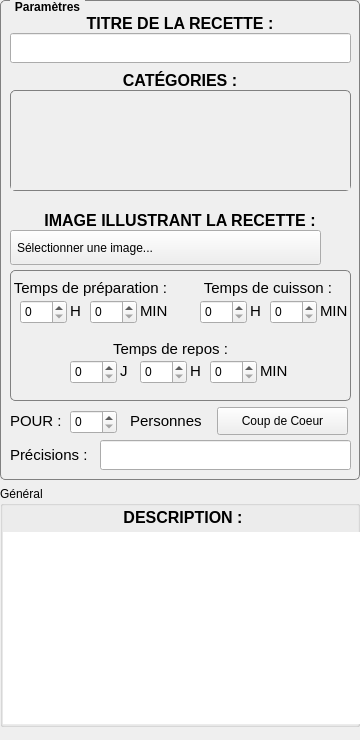
       <widget class="QFrame" name="frameGauche">
        <property name="maximumSize">
         <size>
          <width>360</width>
          <height>16777215</height>
         </size>
        </property>
        <property name="styleSheet">
         <string notr="true">QFrame {border: none;}</string>
        </property>
        <property name="frameShape">
         <enum>QFrame::StyledPanel</enum>
        </property>
        <property name="frameShadow">
         <enum>QFrame::Raised</enum>
        </property>
        <layout class="QHBoxLayout" name="horizontalLayout_12">
         <property name="leftMargin">
          <number>0</number>
         </property>
         <property name="topMargin">
          <number>0</number>
         </property>
         <property name="rightMargin">
          <number>0</number>
         </property>
         <property name="bottomMargin">
          <number>0</number>
         </property>
         <item>
          <layout class="QVBoxLayout" name="verticalLayout_10">
           <item>
            <widget class="QGroupBox" name="parametres">
             <property name="minimumSize">
              <size>
               <width>360</width>
               <height>480</height>
              </size>
             </property>
             <property name="maximumSize">
              <size>
               <width>360</width>
               <height>480</height>
              </size>
             </property>
             <property name="styleSheet">
              <string notr="true">QGroupBox {font: bold 12px; border: 1px solid grey;
border-radius: 5px; margin-top: 1ex;}
QGroupBox::title {subcontrol-origin: margin;
left: 10px; padding: 0 3px;}</string>
             </property>
             <property name="title">
              <string>Paramètres</string>
             </property>
             <widget class="QLabel" name="label">
              <property name="geometry">
               <rect>
                <x>0</x>
                <y>13</y>
                <width>360</width>
                <height>21</height>
               </rect>
              </property>
              <property name="font">
               <font>
                <pointsize>12</pointsize>
               </font>
              </property>
              <property name="text">
               <string>&lt;html&gt;&lt;head/&gt;&lt;body&gt;&lt;p align=&quot;center&quot;&gt;&lt;span style=&quot; font-weight:600;&quot;&gt;TITRE DE LA RECETTE :&lt;/span&gt;&lt;/p&gt;&lt;/body&gt;&lt;/html&gt;</string>
              </property>
             </widget>
             <widget class="MyLineEdit" name="titre">
              <property name="geometry">
               <rect>
                <x>10</x>
                <y>33</y>
                <width>341</width>
                <height>30</height>
               </rect>
              </property>
             </widget>
             <widget class="QLabel" name="label_2">
              <property name="geometry">
               <rect>
                <x>0</x>
                <y>70</y>
                <width>360</width>
                <height>21</height>
               </rect>
              </property>
              <property name="font">
               <font>
                <pointsize>12</pointsize>
               </font>
              </property>
              <property name="text">
               <string>&lt;html&gt;&lt;head/&gt;&lt;body&gt;&lt;p align=&quot;center&quot;&gt;&lt;span style=&quot; font-weight:600;&quot;&gt;CATÉGORIES :&lt;/span&gt;&lt;/p&gt;&lt;/body&gt;&lt;/html&gt;</string>
              </property>
             </widget>
             <widget class="QGroupBox" name="groupBox">
              <property name="geometry">
               <rect>
                <x>10</x>
                <y>90</y>
                <width>341</width>
                <height>101</height>
               </rect>
              </property>
              <property name="title">
               <string/>
              </property>
              <widget class="QScrollArea" name="scrollCats">
               <property name="geometry">
                <rect>
                 <x>1</x>
                 <y>8</y>
                 <width>339</width>
                 <height>92</height>
                </rect>
               </property>
               <property name="widgetResizable">
                <bool>true</bool>
               </property>
               <widget class="QWidget" name="scrollCatsWidgetContents">
                <property name="geometry">
                 <rect>
                  <x>0</x>
                  <y>0</y>
                  <width>339</width>
                  <height>92</height>
                 </rect>
                </property>
               </widget>
              </widget>
             </widget>
             <widget class="QLabel" name="label_3">
              <property name="geometry">
               <rect>
                <x>0</x>
                <y>210</y>
                <width>360</width>
                <height>21</height>
               </rect>
              </property>
              <property name="font">
               <font>
                <pointsize>12</pointsize>
               </font>
              </property>
              <property name="text">
               <string>&lt;html&gt;&lt;head/&gt;&lt;body&gt;&lt;p align=&quot;center&quot;&gt;&lt;span style=&quot; font-weight:600;&quot;&gt;IMAGE ILLUSTRANT LA RECETTE :&lt;/span&gt;&lt;/p&gt;&lt;/body&gt;&lt;/html&gt;</string>
              </property>
             </widget>
             <widget class="QPushButton" name="mainPicture">
              <property name="geometry">
               <rect>
                <x>10</x>
                <y>230</y>
                <width>311</width>
                <height>35</height>
               </rect>
              </property>
              <property name="styleSheet">
               <string notr="true">QPushButton { text-align: left; padding-left:6px}</string>
              </property>
              <property name="text">
               <string>Sélectionner une image...</string>
              </property>
              <property name="icon">
               <iconset resource="Ressources.qrc">
                <normaloff>:/images/image.png</normaloff>:/images/image.png</iconset>
              </property>
              <property name="iconSize">
               <size>
                <width>26</width>
                <height>26</height>
               </size>
              </property>
              <property name="autoRepeatInterval">
               <number>100</number>
              </property>
             </widget>
             <widget class="QGroupBox" name="groupBox_2">
              <property name="geometry">
               <rect>
                <x>10</x>
                <y>270</y>
                <width>341</width>
                <height>131</height>
               </rect>
              </property>
              <property name="title">
               <string/>
              </property>
              <widget class="QLabel" name="label_4">
               <property name="geometry">
                <rect>
                 <x>0</x>
                 <y>10</y>
                 <width>181</width>
                 <height>16</height>
                </rect>
               </property>
               <property name="font">
                <font>
                 <pointsize>11</pointsize>
                </font>
               </property>
               <property name="text">
                <string> Temps de préparation :</string>
               </property>
              </widget>
              <widget class="QLabel" name="label_5">
               <property name="geometry">
                <rect>
                 <x>190</x>
                 <y>10</y>
                 <width>151</width>
                 <height>16</height>
                </rect>
               </property>
               <property name="font">
                <font>
                 <pointsize>11</pointsize>
                </font>
               </property>
               <property name="text">
                <string> Temps de cuisson :</string>
               </property>
              </widget>
              <widget class="QSpinBox" name="hPrep">
               <property name="geometry">
                <rect>
                 <x>10</x>
                 <y>30</y>
                 <width>47</width>
                 <height>24</height>
                </rect>
               </property>
               <property name="maximum">
                <number>24</number>
               </property>
              </widget>
              <widget class="QLabel" name="label_6">
               <property name="geometry">
                <rect>
                 <x>60</x>
                 <y>25</y>
                 <width>21</width>
                 <height>31</height>
                </rect>
               </property>
               <property name="font">
                <font>
                 <pointsize>11</pointsize>
                </font>
               </property>
               <property name="text">
                <string>H</string>
               </property>
              </widget>
              <widget class="QLabel" name="label_7">
               <property name="geometry">
                <rect>
                 <x>130</x>
                 <y>25</y>
                 <width>31</width>
                 <height>31</height>
                </rect>
               </property>
               <property name="font">
                <font>
                 <pointsize>11</pointsize>
                </font>
               </property>
               <property name="text">
                <string>MIN</string>
               </property>
              </widget>
              <widget class="QSpinBox" name="minPrep">
               <property name="geometry">
                <rect>
                 <x>80</x>
                 <y>30</y>
                 <width>47</width>
                 <height>24</height>
                </rect>
               </property>
               <property name="maximum">
                <number>59</number>
               </property>
               <property name="singleStep">
                <number>5</number>
               </property>
              </widget>
              <widget class="QSpinBox" name="minCuis">
               <property name="geometry">
                <rect>
                 <x>260</x>
                 <y>30</y>
                 <width>47</width>
                 <height>24</height>
                </rect>
               </property>
               <property name="maximum">
                <number>59</number>
               </property>
               <property name="singleStep">
                <number>5</number>
               </property>
              </widget>
              <widget class="QLabel" name="label_8">
               <property name="geometry">
                <rect>
                 <x>310</x>
                 <y>25</y>
                 <width>41</width>
                 <height>31</height>
                </rect>
               </property>
               <property name="font">
                <font>
                 <pointsize>11</pointsize>
                </font>
               </property>
               <property name="text">
                <string>MIN</string>
               </property>
              </widget>
              <widget class="QLabel" name="label_9">
               <property name="geometry">
                <rect>
                 <x>240</x>
                 <y>25</y>
                 <width>21</width>
                 <height>31</height>
                </rect>
               </property>
               <property name="font">
                <font>
                 <pointsize>11</pointsize>
                </font>
               </property>
               <property name="text">
                <string>H</string>
               </property>
              </widget>
              <widget class="QSpinBox" name="hCuis">
               <property name="geometry">
                <rect>
                 <x>190</x>
                 <y>30</y>
                 <width>47</width>
                 <height>24</height>
                </rect>
               </property>
               <property name="maximum">
                <number>24</number>
               </property>
              </widget>
              <widget class="QSpinBox" name="minRep">
               <property name="geometry">
                <rect>
                 <x>200</x>
                 <y>90</y>
                 <width>47</width>
                 <height>24</height>
                </rect>
               </property>
               <property name="maximum">
                <number>59</number>
               </property>
               <property name="singleStep">
                <number>5</number>
               </property>
              </widget>
              <widget class="QLabel" name="label_10">
               <property name="geometry">
                <rect>
                 <x>250</x>
                 <y>85</y>
                 <width>31</width>
                 <height>31</height>
                </rect>
               </property>
               <property name="font">
                <font>
                 <pointsize>11</pointsize>
                </font>
               </property>
               <property name="text">
                <string>MIN</string>
               </property>
              </widget>
              <widget class="QLabel" name="label_11">
               <property name="geometry">
                <rect>
                 <x>180</x>
                 <y>85</y>
                 <width>21</width>
                 <height>31</height>
                </rect>
               </property>
               <property name="font">
                <font>
                 <pointsize>11</pointsize>
                </font>
               </property>
               <property name="text">
                <string>H</string>
               </property>
              </widget>
              <widget class="QSpinBox" name="hRep">
               <property name="geometry">
                <rect>
                 <x>130</x>
                 <y>90</y>
                 <width>47</width>
                 <height>24</height>
                </rect>
               </property>
               <property name="maximum">
                <number>23</number>
               </property>
              </widget>
              <widget class="QLabel" name="label_12">
               <property name="geometry">
                <rect>
                 <x>110</x>
                 <y>85</y>
                 <width>21</width>
                 <height>31</height>
                </rect>
               </property>
               <property name="font">
                <font>
                 <pointsize>11</pointsize>
                </font>
               </property>
               <property name="text">
                <string>J</string>
               </property>
              </widget>
              <widget class="QSpinBox" name="jRep">
               <property name="geometry">
                <rect>
                 <x>60</x>
                 <y>90</y>
                 <width>47</width>
                 <height>24</height>
                </rect>
               </property>
               <property name="maximum">
                <number>7</number>
               </property>
              </widget>
              <widget class="QLabel" name="label_13">
               <property name="geometry">
                <rect>
                 <x>70</x>
                 <y>70</y>
                 <width>181</width>
                 <height>16</height>
                </rect>
               </property>
               <property name="font">
                <font>
                 <pointsize>11</pointsize>
                </font>
               </property>
               <property name="text">
                <string>&lt;html&gt;&lt;head/&gt;&lt;body&gt;&lt;p align=&quot;center&quot;&gt;Temps de repos :&lt;/p&gt;&lt;/body&gt;&lt;/html&gt;</string>
               </property>
              </widget>
             </widget>
             <widget class="QLabel" name="label_14">
              <property name="geometry">
               <rect>
                <x>10</x>
                <y>410</y>
                <width>57</width>
                <height>21</height>
               </rect>
              </property>
              <property name="font">
               <font>
                <pointsize>11</pointsize>
               </font>
              </property>
              <property name="text">
               <string>POUR :</string>
              </property>
             </widget>
             <widget class="QSpinBox" name="nbPersonnes">
              <property name="geometry">
               <rect>
                <x>70</x>
                <y>410</y>
                <width>47</width>
                <height>24</height>
               </rect>
              </property>
             </widget>
             <widget class="QLabel" name="label_15">
              <property name="geometry">
               <rect>
                <x>130</x>
                <y>410</y>
                <width>131</width>
                <height>21</height>
               </rect>
              </property>
              <property name="font">
               <font>
                <pointsize>11</pointsize>
               </font>
              </property>
              <property name="text">
               <string>Personnes</string>
              </property>
             </widget>
             <widget class="QLabel" name="label_16">
              <property name="geometry">
               <rect>
                <x>10</x>
                <y>440</y>
                <width>91</width>
                <height>30</height>
               </rect>
              </property>
              <property name="font">
               <font>
                <pointsize>11</pointsize>
               </font>
              </property>
              <property name="text">
               <string>Précisions :</string>
              </property>
             </widget>
             <widget class="MyLineEdit" name="precision">
              <property name="geometry">
               <rect>
                <x>100</x>
                <y>440</y>
                <width>251</width>
                <height>30</height>
               </rect>
              </property>
             </widget>
             <widget class="QLabel" name="editPicture">
              <property name="geometry">
               <rect>
                <x>330</x>
                <y>236</y>
                <width>22</width>
                <height>22</height>
               </rect>
              </property>
              <property name="text">
               <string/>
              </property>
              <property name="pixmap">
               <pixmap resource="Ressources.qrc">:/images/editPict.png</pixmap>
              </property>
             </widget>
             <widget class="QPushButton" name="setCoupDeCoeur">
              <property name="geometry">
               <rect>
                <x>217</x>
                <y>407</y>
                <width>131</width>
                <height>28</height>
               </rect>
              </property>
              <property name="text">
               <string>Coup de Coeur</string>
              </property>
              <property name="icon">
               <iconset resource="Ressources.qrc">
                <normaloff>:/images/coup_de_coeur.png</normaloff>:/images/coup_de_coeur.png</iconset>
              </property>
             </widget>
            </widget>
           </item>
           <item>
            <widget class="QGroupBox" name="groupBox_3">
             <property name="minimumSize">
              <size>
               <width>360</width>
               <height>175</height>
              </size>
             </property>
             <property name="maximumSize">
              <size>
               <width>360</width>
               <height>16777215</height>
              </size>
             </property>
             <property name="styleSheet">
              <string notr="true">QGroupBox {font: bold 12px; border: 1px solid grey;
border-radius: 5px; margin-top: 1ex;}
QGroupBox::title {subcontrol-origin: margin;
left: 10px; padding: 0 3px;}s</string>
             </property>
             <property name="title">
              <string>Général</string>
             </property>
             <layout class="QHBoxLayout" name="horizontalLayout_11">
              <property name="leftMargin">
               <number>0</number>
              </property>
              <property name="topMargin">
               <number>0</number>
              </property>
              <property name="rightMargin">
               <number>0</number>
              </property>
              <property name="bottomMargin">
               <number>0</number>
              </property>
              <item>
               <layout class="QVBoxLayout" name="verticalLayout_9">
                <item>
                 <widget class="QLabel" name="label_17">
                  <property name="minimumSize">
                   <size>
                    <width>360</width>
                    <height>20</height>
                   </size>
                  </property>
                  <property name="maximumSize">
                   <size>
                    <width>360</width>
                    <height>15</height>
                   </size>
                  </property>
                  <property name="font">
                   <font>
                    <pointsize>12</pointsize>
                   </font>
                  </property>
                  <property name="text">
                   <string>&lt;html&gt;&lt;head/&gt;&lt;body&gt;&lt;p align=&quot;center&quot;&gt;&lt;span style=&quot; font-weight:600;&quot;&gt;DESCRIPTION :&lt;/span&gt;&lt;/p&gt;&lt;/body&gt;&lt;/html&gt;</string>
                  </property>
                 </widget>
                </item>
                <item>
                 <widget class="MyPlainTextEdit" name="description">
                  <property name="minimumSize">
                   <size>
                    <width>358</width>
                    <height>145</height>
                   </size>
                  </property>
                  <property name="maximumSize">
                   <size>
                    <width>358</width>
                    <height>16777215</height>
                   </size>
                  </property>
                 </widget>
                </item>
               </layout>
              </item>
             </layout>
            </widget>
           </item>
           <item>
            <spacer name="verticalSpacer">
             <property name="orientation">
              <enum>Qt::Vertical</enum>
             </property>
             <property name="sizeType">
              <enum>QSizePolicy::Fixed</enum>
             </property>
             <property name="sizeHint" stdset="0">
              <size>
               <width>20</width>
               <height>13</height>
              </size>
             </property>
            </spacer>
           </item>
          </layout>
         </item>
        </layout>
       </widget>
